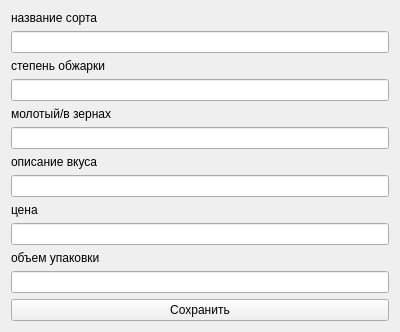
<?xml version="1.0" encoding="UTF-8"?>
<ui version="4.0">
 <class>Form1</class>
 <widget class="QWidget" name="Form1">
  <property name="geometry">
   <rect>
    <x>0</x>
    <y>0</y>
    <width>400</width>
    <height>313</height>
   </rect>
  </property>
  <property name="windowTitle">
   <string>Form</string>
  </property>
  <layout class="QGridLayout" name="gridLayout_2">
   <item row="0" column="0">
    <layout class="QGridLayout" name="gridLayout">
     <item row="4" column="0">
      <widget class="QLabel" name="label_3">
       <property name="text">
        <string>молотый/в зернах</string>
       </property>
      </widget>
     </item>
     <item row="6" column="0">
      <widget class="QLabel" name="label_4">
       <property name="text">
        <string>описание вкуса</string>
       </property>
      </widget>
     </item>
     <item row="8" column="0">
      <widget class="QLabel" name="label_5">
       <property name="text">
        <string>цена</string>
       </property>
      </widget>
     </item>
     <item row="10" column="0">
      <widget class="QLabel" name="label_6">
       <property name="text">
        <string>объем упаковки</string>
       </property>
      </widget>
     </item>
     <item row="3" column="0">
      <widget class="QLineEdit" name="degree_of_roasting_lineEdit"/>
     </item>
     <item row="11" column="0">
      <widget class="QLineEdit" name="volume_lineEdit"/>
     </item>
     <item row="5" column="0">
      <widget class="QLineEdit" name="ground_or_beans_lineEdit"/>
     </item>
     <item row="9" column="0">
      <widget class="QLineEdit" name="price_lineEdit"/>
     </item>
     <item row="0" column="0">
      <widget class="QLabel" name="label">
       <property name="text">
        <string>название сорта</string>
       </property>
      </widget>
     </item>
     <item row="2" column="0">
      <widget class="QLabel" name="label_2">
       <property name="text">
        <string>степень обжарки</string>
       </property>
      </widget>
     </item>
     <item row="1" column="0">
      <widget class="QLineEdit" name="name_lineEdit"/>
     </item>
     <item row="7" column="0">
      <widget class="QLineEdit" name="description_of_taste_lineEdit"/>
     </item>
     <item row="12" column="0">
      <widget class="QPushButton" name="save_pushButton">
       <property name="text">
        <string>Сохранить</string>
       </property>
      </widget>
     </item>
    </layout>
   </item>
  </layout>
 </widget>
 <resources/>
 <connections/>
</ui>
